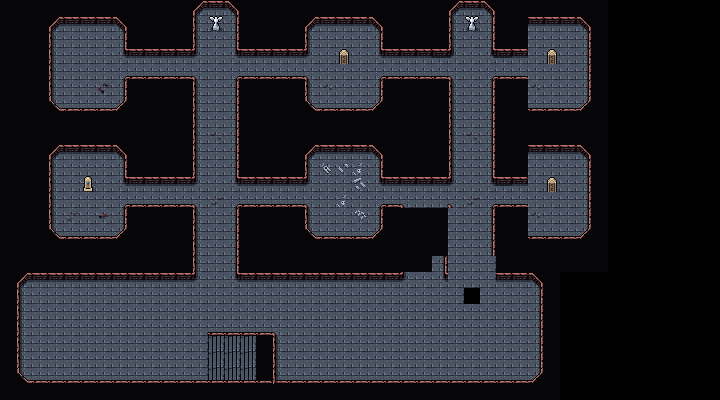

The image is a tile-based game level rendered from a .tmx file. Its description and source (layers, tilesets, objects; grid data summarised) follow:
An orthogonal 45x25 tile map with 16x16 px tiles, 3 tile layers (Background, Ground, Clutter), 2 tilesets and 7 objects.

<map version="1.10" tiledversion="1.10.1" orientation="orthogonal" renderorder="right-down" width="45" height="25" tilewidth="16" tileheight="16" infinite="0" nextlayerid="6" nextobjectid="53">
 <tileset firstgid="1" source="../../../../common/maps/tileset/main.tsx" />
 <tileset firstgid="10113" source="../../../../common/maps/tileset/buildings.tsx" />
 <layer id="1" name="Background" width="45" height="25">
  <data>[1125 cells, 828 non-empty, 7 distinct tile ids]</data>
 </layer>
 <layer id="2" name="Ground" width="45" height="25">
  <data>[1125 cells, 573 non-empty, 17 distinct tile ids]</data>
 </layer>
 <layer id="3" name="Clutter" width="45" height="25">
  <properties>
   <property name="spriteLayer" type="bool" value="true" />
  </properties>
  <data>[1125 cells, 304 non-empty, 30 distinct tile ids]</data>
 </layer>
 <objectgroup id="4" name="Objects">
  <object id="38" template="../../../../common/maps/obj/entry_up.tx" x="209" y="380.5" width="62.5" height="45">
   <properties>
    <property name="teleport" value="../Shandalar Old Border/maps/map/graveyard_crypt/graveyard_2.tmx" />
   </properties>
  </object>
  <object id="47" template="../../../../common/maps/obj/gold.tx" x="363.5" y="66.5" />
  <object id="48" template="../../../../common/maps/obj/treasure.tx" x="57" y="72.5">
   <properties>
    <property name="reward">[{ "type": "card", "probability": 1, "count": 1, "cardName": "Dakkon Blackblade|LEG" }]</property>
   </properties>
  </object>
  <object id="49" template="../../../../common/maps/obj/gold.tx" x="55" y="194" />
  <object id="50" template="../../../../common/maps/obj/enemy.tx" x="113.902" y="72.7253">
   <properties>
    <property name="enemy" value="High Vampire" />
   </properties>
  </object>
  <object id="51" template="../../../../common/maps/obj/enemy.tx" x="297.5" y="72">
   <properties>
    <property name="enemy" value="Zombie" />
   </properties>
  </object>
  <object id="52" template="../../../../common/maps/obj/enemy.tx" x="118" y="200">
   <properties>
    <property name="enemy" value="Big Zombie" />
   </properties>
  </object>
 </objectgroup>
</map>
